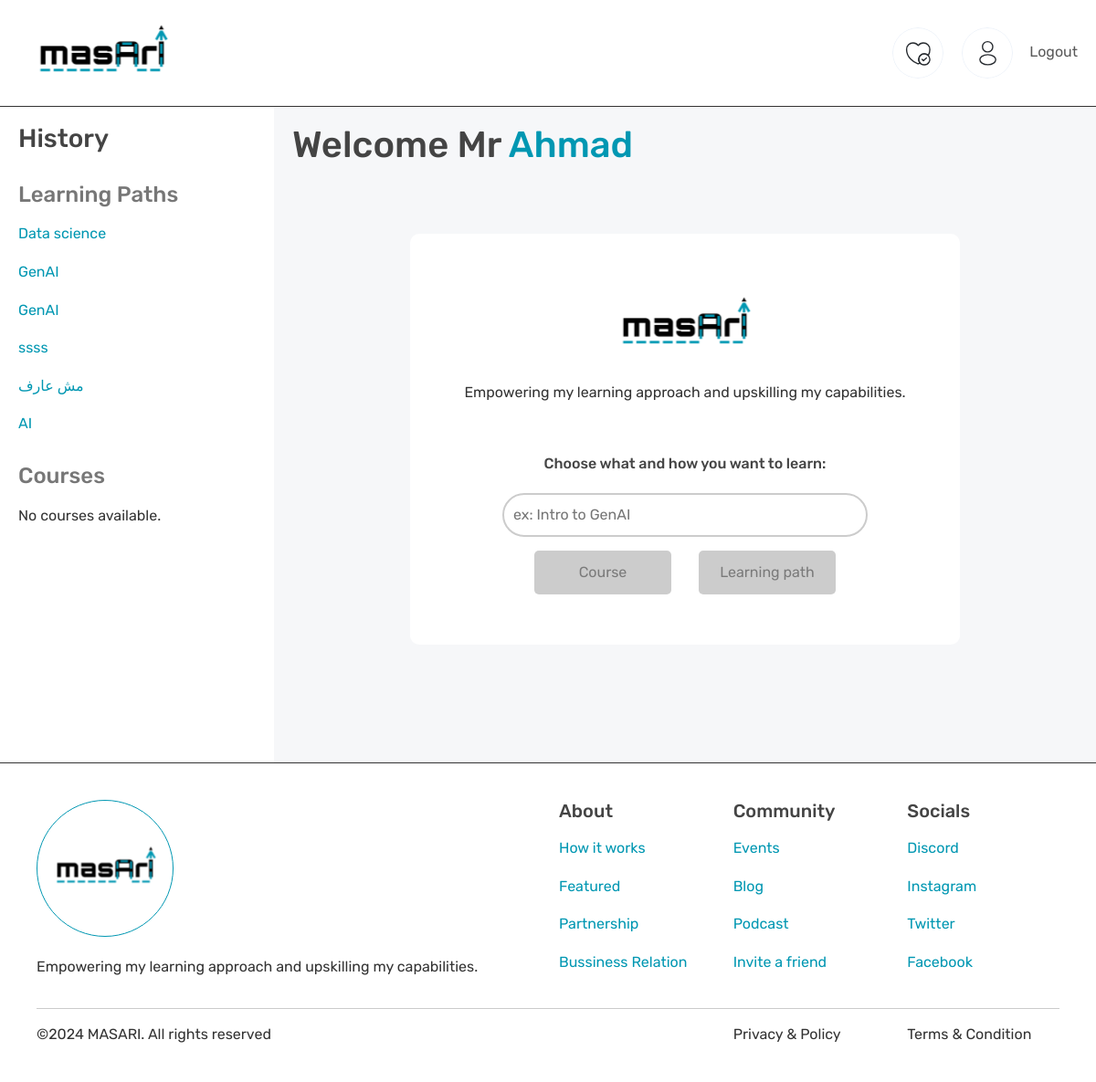
The app's page /dashboard (signed in) with its own data.
### app.py (models this page shows)
class LearningPaths(db.Model):
    id = db.Column(db.Integer, primary_key=True)
    title = db.Column(db.String(100), nullable=False)
    description = db.Column(db.Text, nullable=True)
    user_id = db.Column(db.Integer, db.ForeignKey('users.id'), nullable=False)

class Users(db.Model, UserMixin):
    id = db.Column(db.Integer, primary_key=True)
    username = db.Column(db.String(20), nullable=False, unique=True)
    password = db.Column(db.String(80), nullable=False)
    name = db.Column(db.String(100), nullable=False)
    birthdate = db.Column(db.Date)
    learning_paths = db.relationship('LearningPaths', backref='user', lazy=True)
    courses = db.relationship('Courses', backref='user', lazy=True)

### app.py (the view)
@app.route('/dashboard', methods=['GET', 'POST'])
@login_required
def dashboard():
    learning_paths = current_user.learning_paths
    return render_template('dashboard.html', name=current_user.name, learning_paths=learning_paths)

### app.py (called while the page is built)
@login_manager.user_loader
def load_user(user_id):
    return Users.query.get(int(user_id))

@app.context_processor
def inject_user_id():
    if current_user.is_authenticated:
        return {'userId': current_user.id}
    else:
        return {'userId': None}

### templates/dashboard.html (shortened to what this page needs)
{% extends 'base.html' %}
{% block content %}
<link href="{{ url_for('static', filename='css/dashboard.css') }}" rel="stylesheet">
    <aside class="sidebar">
        <h3>History</h3>
        <h4 class="sd-header">Learning Paths</h4>
        {% if learning_paths %}
            {% for path in learning_paths %}
                <p>
                    <a href="{{ url_for('learningpath', path_id=path.id) }}">{{ path.title }}</a>
                </p>
            {% endfor %}
        {% else %}
            <p>No learning paths available.</p>
        {% endif %}
        <h4 class="sd-header">Courses</h4>
        {% if courses %}
            {% for course in courses %}
                <p>
                    <a href="{{ url_for('course', course_id=course.id) }}">{{ course.title }}</a>
                </p>
            {% endfor %}
        {% else %}
            <p>No courses available.</p>
        {% endif %}
    </aside>
    <div class="main-content">
        <h1>Welcome Mr <span style="color: #0097b2;">{{ name }}</span></h1>
        <div class="qa-card-holder">
            <div class="qa-card">
                <div class="qa-generate-header">
                    <div>
                        <img src="{{ url_for('static', filename='images/logo.svg') }}">
                    </div>
                    <p>Empowering my learning approach and upskilling my capabilities.</p>
                </div>
                <div class="qa-generate-container">
                    <h6>Choose what and how you want to learn:</h6>
                    <div class="input-wrapper">
                        <input type="text" class="styled-input" id="searchInput" placeholder="ex: Intro to GenAI">
                    </div>
                    <div class="buttons">
                        <button class="styled-button" id="courseButton" disabled>Course</button>
                        <button class="styled-button" id="pathButton" disabled>Learning path</button>
                    </div>
                </div>
            </div>
        </div>
    </div>
{% endblock %}

### static/css/general.css (style rules this page uses)
body, html { margin: 0; padding: 0; box-sizing: border-box; }
body { font-family: "Rubik", sans-serif; font-optical-sizing: auto; font-style: normal; font-size: 16px; color: #333; }
.sidebar { flex: 0 0 auto; padding: 20px; width: 25%; }
.main-content { position: relative; flex: 1; background-color: #f6f7f9; padding: 20px; }
h1, h2, h3, h4, h5, h6 { font-family: 'Rubik', sans-serif; font-weight: 500; color: #444; }
p { line-height: 1.6; margin: 16px 0; }
a { color: #0097b2; text-decoration: none; transition: color 0.3s ease; }
img { max-width: 100%; height: auto; }
.sidebar .sd-header { margin-top: 30px; color: #777; }
.qa-card-holder { display: flex; justify-content: center; align-items: center; height: 100%; }

### static/css/dashboard.css (style rules this page uses)
.qa-card { width: 70%; height: 450px; background-color: #fff; border-radius: 10px; display: flex; flex-direction: column ; justify-content: center; align-items: center; gap: 40px; margin-bottom: 100px; }
.qa-generate-header { display: flex; flex-direction: column ; justify-content: center; align-items: center; }
.qa-generate-container { gap: 15px; display: flex; flex-direction: column ; justify-content: center; align-items: center; }
.qa-generate-container .buttons { display: flex; gap: 30px; }
.qa-generate-container .buttons button { min-width: 150px; padding: 12px 20px; border: none; border-radius: 5px; font-size: 16px; cursor: pointer; transition: background-color 0.3s ease; }
.qa-generate-container .buttons button:disabled { background-color: #ccc; cursor: not-allowed; color: #7a7a7a; }
.qa-generate-container .styled-input { width: 400px; padding: 10px; border: 2px solid #ccc; border-radius: 50px; font-size: 16px; transition: border-color 0.3s ease; }

### records on screen
LearningPaths: title "Data science"
LearningPaths: title "GenAI"
LearningPaths: title "GenAI"
LearningPaths: title "ssss"
LearningPaths: title "مش عارف"
LearningPaths: title "AI"
Users: name "Ahmad"
